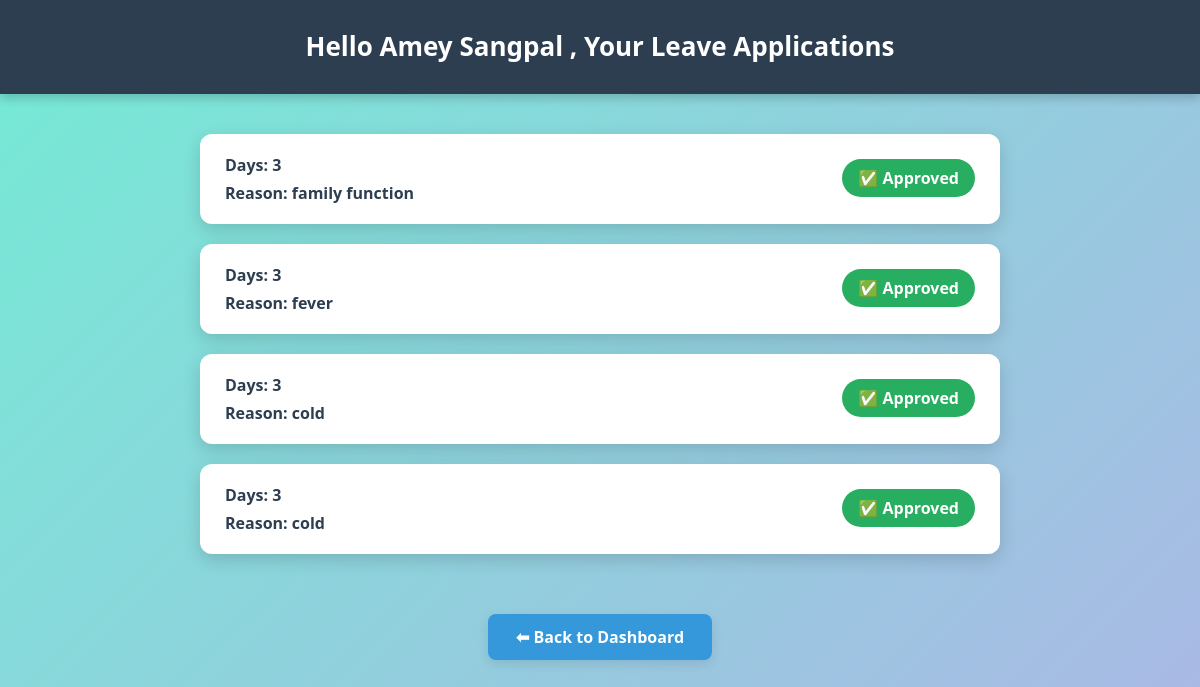
The page /my-leaves (signed in) on the database its author committed.
### app.py (models this page shows)
class Leave(db.Model):
    id = db.Column(db.Integer, primary_key=True)
    student_id = db.Column(db.Integer, db.ForeignKey('user.id'), nullable=False)
    name = db.Column(db.String(150), nullable=False)
    email = db.Column(db.String(150), nullable=False)
    days = db.Column(db.Integer, nullable=False)
    reason = db.Column(db.Text, nullable=False)
    document = db.Column(db.String(150), nullable=True)
    status = db.Column(db.String(20), default='Pending')  # Pending, Approved, Rejected

### app.py (the view)
@app.route('/my-leaves')
def my_leaves():
    if 'role' not in session or session['role'].lower() != 'student':
        flash("You are not authorized to view this page.", "error")
        return redirect(url_for('login'))
    leaves = Leave.query.filter_by(student_id=session['user_id']).all()
    return render_template('my_leaves.html', name=session['name'], leaves=leaves)

### templates/my_leaves.html (shortened to what this page needs)
<!DOCTYPE html>
<html lang="en">
<head>
</head>
<body>
  <header>
    <h1>Hello {{ name }}, Your Leave Applications</h1>
  </header>
  <div class="container">
    {% for leave in leaves %}
    <div class="leave-card">
      <div class="leave-info">
        <span>Days: {{ leave.days }}</span>
        <span>Reason: {{ leave.reason }}</span>
      </div>
      <div class="status {% if leave.status == 'Approved' %}approved{% elif leave.status == 'Rejected' %}rejected{% else %}pending{% endif %}">
        {% if leave.status == "Approved" %}
          ✅ Approved
        {% elif leave.status == "Rejected" %}
          ❌ Rejected
        {% else %}
          ⏳ Pending
        {% endif %}
      </div>
    </div>
    {% endfor %}
  </div>
  <a href="{{ url_for('student_dashboard') }}" class="back-link">⬅ Back to Dashboard</a>
</body>
</html>

### templates/my_leaves.html (style rules this page uses)
* { box-sizing: border-box; }
html, body { margin: 0; padding: 0; height: 100%; font-family: "Segoe UI", Arial, sans-serif; background: linear-gradient(135deg, #74ebd5, #ACB6E5); overflow-x: hidden; }
body { display: flex; flex-direction: column; align-items: center; min-height: 100vh; }
header { width: 100%; background: #2c3e50; color: #fff; text-align: center; padding: 30px 15px; box-shadow: 0px 4px 10px rgba(0,0,0,0.2); position: sticky; top: 0; z-index: 10; }
header h1 { margin: 0; font-size: 26px; font-weight: 600; line-height: 1.3; word-wrap: break-word; }
.container { width: 90%; max-width: 800px; margin: 40px 0 60px; display: flex; flex-direction: column; gap: 20px; }
.leave-card { background: #fff; padding: 20px 25px; border-radius: 12px; box-shadow: 0px 6px 18px rgba(0,0,0,0.15); display: flex; justify-content: space-between; align-items: flex-start; flex-wrap: wrap; transition: transform 0.2s ease; }
.leave-info { display: flex; flex-direction: column; gap: 6px; max-width: 70%; word-wrap: break-word; }
.leave-info span { font-weight: 600; color: #2c3e50; }
.status { font-weight: bold; padding: 8px 16px; border-radius: 20px; color: #fff; text-align: center; min-width: 120px; margin-top: 5px; }
.approved { background-color: #27ae60; }
.back-link { margin-bottom: 40px; text-decoration: none; padding: 12px 28px; background: #3498db; color: #fff; font-weight: bold; border-radius: 8px; box-shadow: 0 4px 12px rgba(0,0,0,0.1); transition: background 0.3s ease, transform 0.2s ease; }

### rows shown on the page
Leave: days "3", reason "family function", status "✅ Approved"
Leave: days "3", reason "fever", status "✅ Approved"
Leave: days "3", reason "cold", status "✅ Approved"
Leave: days "3", reason "cold", status "✅ Approved"

### other values the page prints
{{ name }} "Amey Sangpal"
